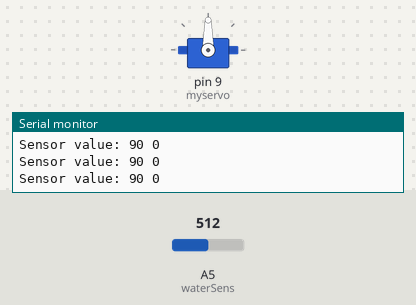
Recording of a sketch running on a simulated Arduino Uno, built with avr-gcc and run on an emulated ATmega328P. Shown: servo, the last lines printed to the serial monitor. Inputs (shaded band) come from the test bench; at power-on: A5 (waterSens) = 512.

Above: at 1.2 s.
1.3 s: A5 (waterSens) set to 716
At 2.3 s:
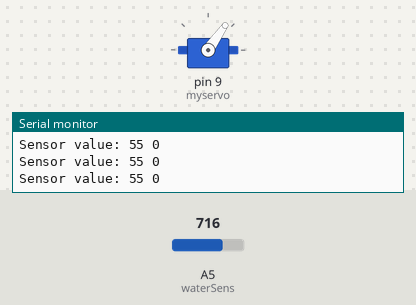
2.8 s: A5 (waterSens) set to 900
At 3.8 s:
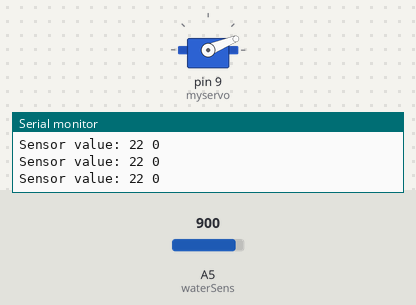
4.3 s: A5 (waterSens) set to 1023
At 5.2 s:
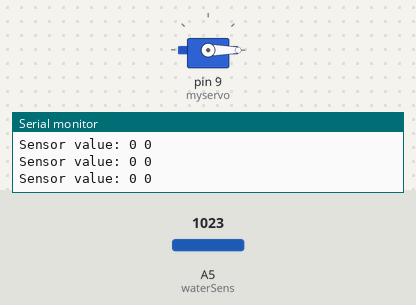
5.8 s: A5 (waterSens) set to 306
At 6.6 s:
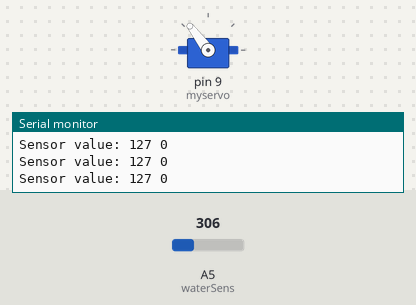
7.3 s: A5 (waterSens) set to 122
At 8.1 s:
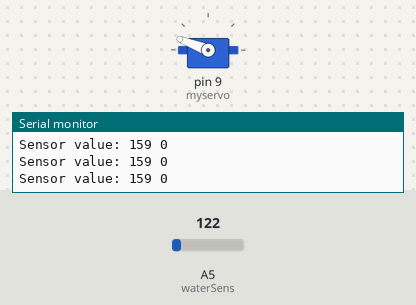
8.8 s: A5 (waterSens) set to 0
At 9.5 s:
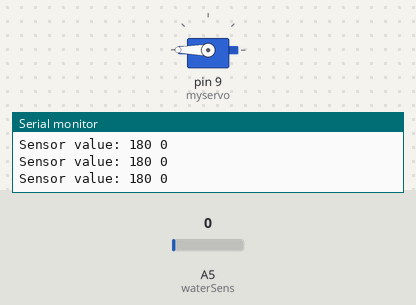
Timing chart, 0 to 11.3 s (numbered marks = the images above; inputs shaded):
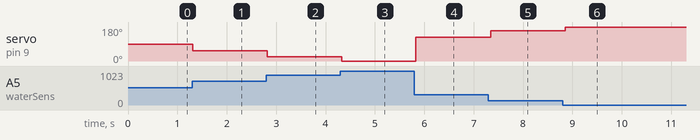

The sketch:

Hackathonnew.ino
```cpp
#include <Servo.h>
Servo myservo;
const int waterSens = A5;
int pos;
int sensorValue =0;
void setup() {

  myservo.write(pos);
  Serial.begin(9600);
  myservo.attach(9);
}
void loop() {


  sensorValue = analogRead(waterSens);
  sensorValue = map(sensorValue, 0, 1023, 180, 0);
  Serial.print("Sensor value: ");
   Serial.print(sensorValue);
   Serial.print(" ");
    Serial.println(pos);
    myservo.write(sensorValue);
    delay(100);


//   while( sensorValue >= 50 && pos > 0 ){
//        pos+=1;
//        myservo.write(pos);
//
//
//      //  Serial.println(pos);
//      delay(15);
//         Serial.println("loop1");
//         Serial.println(pos);
//
//     }


    //Up
//    while( sensorValue <= 50 && pos <=180 &&  sensorValue <= 10   ){
//
//        pos+=1;
//        myservo.write(pos);
//      //  Serial.println(pos);
//        delay(15);
//         pos = 180;
//           Serial.println("loop2 ");
//
//    }
//      Serial.println("main loop ");
//
//    // Serial.println(sensorValue);
//     delay(20);
//
}
```

Measured:
- after the input at 1.3 s, servo on pin 9 (myservo): 90° → 55° at once
- after the input at 2.8 s, servo on pin 9 (myservo): 55° → 22° at once
- after the input at 4.3 s, servo on pin 9 (myservo): 22° → 0° at once
- after the input at 5.8 s, servo on pin 9 (myservo): 0° → 127° at once
- after the input at 7.3 s, servo on pin 9 (myservo): 127° → 159° at once
- after the input at 8.8 s, servo on pin 9 (myservo): 159° → 180° after 0.05 s
